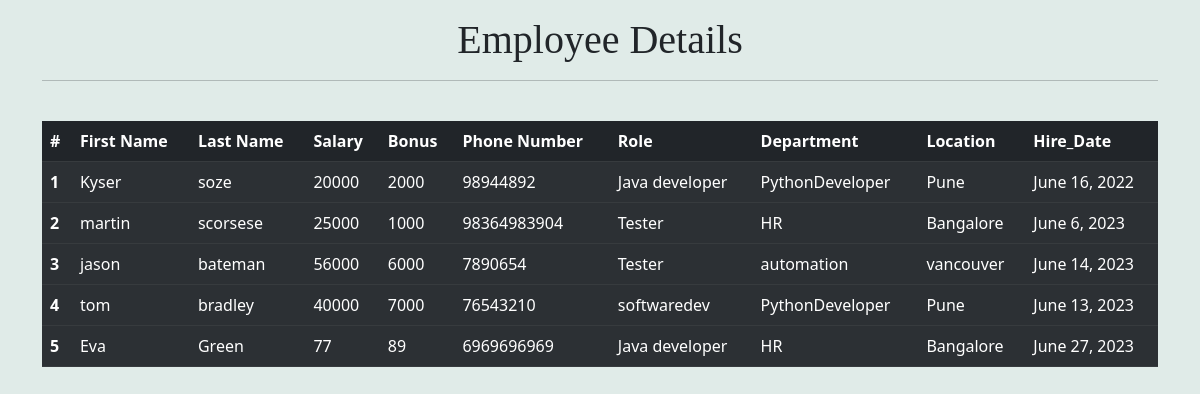
The app's page /all_emp with its own data.
### emp/models.py (models this page shows, shortened)
class Employee(models.Model):
    first_name = models.CharField(max_length=100,null=False)
    last_name = models.CharField(max_length=100)
    dept=models.ForeignKey(Department,on_delete=models.CASCADE)
    salary=models.IntegerField(default=0)
    bonus=models.IntegerField(default=0)
    role=models.ForeignKey(Role,on_delete=models.CASCADE)
    phone=models.IntegerField(default=0)
    hire_date=models.DateField()
    def __str__(self):
        return "%s %s %s" %(self.first_name,self.last_name,self.phone)

class Role(models.Model):
    name = models.CharField(max_length=30, null=False)

class Department(models.Model):
    name=models.CharField(max_length=30,null=False)
    location = models.CharField(max_length=30)

### emp/views.py (the view)
# urls.py: path('all_emp',views.all_emp,name='all_emp'),
def all_emp(request):
    emps=Employee.objects.all()
    context={
        'emps':emps
    }
    print(context)
    return render(request,'all_emp.html',context)

### emp/templates/all_emp.html (shortened to what this page needs)
<!doctype html>
{% load static %}
<html lang="en">
  <head>
    <link href="https://cdn.jsdelivr.net/npm/bootstrap@5.3.0-alpha1/dist/css/bootstrap.min.css" rel="stylesheet">
  </head>
<body style="background-color: #E0EBE8;">
<div class="container" style="margin-top: 1em;">
    <h1>Employee Details</h1>
    <hr><br>
   <table class="table table-striped table-dark">
        <thead>
          <tr>
            <th scope="col">#</th>
            <th scope="col">First Name</th>
            <th scope="col">Last Name</th>
            <th scope="col">Salary</th>
            <th scope="col">Bonus</th>
            <th scope="col">Phone Number</th>
            <th scope="col">Role</th>
            <th scope="col">Department</th>
            <th scope="col">Location</th>
            <th scope="col">Hire_Date</th>
          </tr>
        </thead>
                {%for emp in emps%}
        <tbody>
          <tr>
            <th scope="row">{{emp.id}}</th>
            <td>{{emp.first_name}}</td>
            <td>{{emp.last_name}}</td>
            <td>{{emp.salary}}</td>
            <td>{{emp.bonus}}</td>
            <td>{{emp.phone}}</td>
            <td>{{emp.role.name}}</td>
            <td>{{emp.dept.name}}</td>
            <td>{{emp.dept.location}}</td>
            <td>{{emp.hire_date}}</td>
          </tr>
        </tbody>
               {% endfor %}
      </table>
</div>
</body>
</html>

### emp/templates/all_emp.html (style rules this page uses)
h1 { text-align: center; font-family: savoy,serif }

### records on screen
Employee: id "1", first_name "Kyser", last_name "soze", salary "20000", bonus "2000", phone "98944892", role.name "Java developer", dept.name "PythonDeveloper", dept.location "Pune", hire_date "June 16, 2022"
Employee: id "2", first_name "martin", last_name "scorsese", salary "25000", bonus "1000", phone "98364983904", role.name "Tester", dept.name "HR", dept.location "Bangalore", hire_date "June 6, 2023"
Employee: id "3", first_name "jason", last_name "bateman", salary "56000", bonus "6000", phone "7890654", role.name "Tester", dept.name "automation", dept.location "vancouver", hire_date "June 14, 2023"
Employee: id "4", first_name "tom", last_name "bradley", salary "40000", bonus "7000", phone "76543210", role.name "softwaredev", dept.name "PythonDeveloper", dept.location "Pune", hire_date "June 13, 2023"
Employee: id "5", first_name "Eva", last_name "Green", salary "77", bonus "89", phone "6969696969", role.name "Java developer", dept.name "HR", dept.location "Bangalore", hire_date "June 27, 2023"
